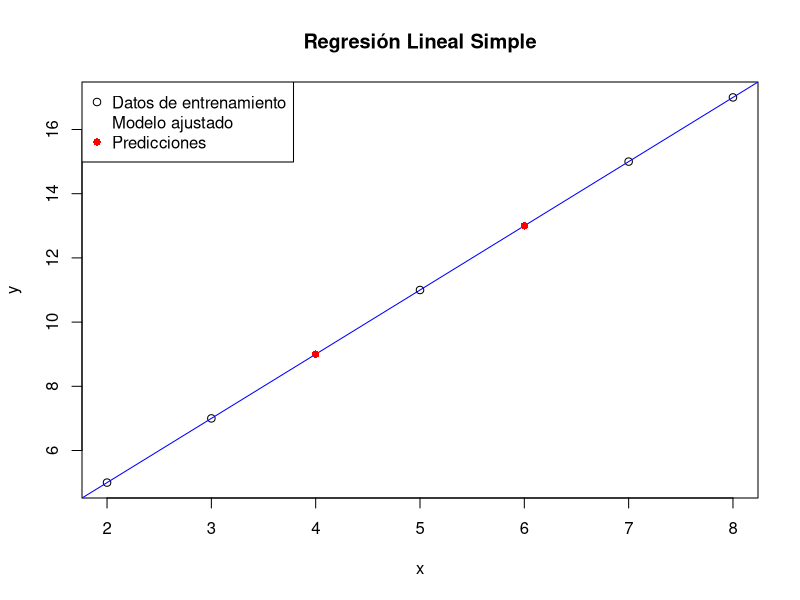

Recreate this plot in R.
# Datos de ejemplo
x <- c(2, 3, 5, 7, 8)
y <- c(5, 7, 11, 15, 17)

# Ajuste del modelo de regresión lineal
modelo <- lm(y ~ x)

# Resumen del modelo
summary(modelo)

# Obtener los coeficientes de la regresión
coeficientes <- coef(modelo)

# Imprimir los coeficientes
cat("Coeficiente de la intersección (b0):", coeficientes[1], "\n")
cat("Coeficiente de la pendiente (b1):", coeficientes[2], "\n")

# Realizar predicciones
nuevo_x <- c(4, 6, 9)
predicciones <- predict(modelo, data.frame(x = nuevo_x))

# Imprimir las predicciones
cat("Predicciones para nuevo_x:", predicciones, "\n")

# Graficar los datos de entrenamiento y el modelo ajustado
plot(x, y, main = "Regresión Lineal Simple", xlab = "x", ylab = "y")
abline(modelo, col = "blue")
points(nuevo_x, predicciones, col = "red", pch = 16)
legend("topleft", legend = c("Datos de entrenamiento", "Modelo ajustado", "Predicciones"), col = c("black", "blue", "red"), pch = c(1, NA, 16))
